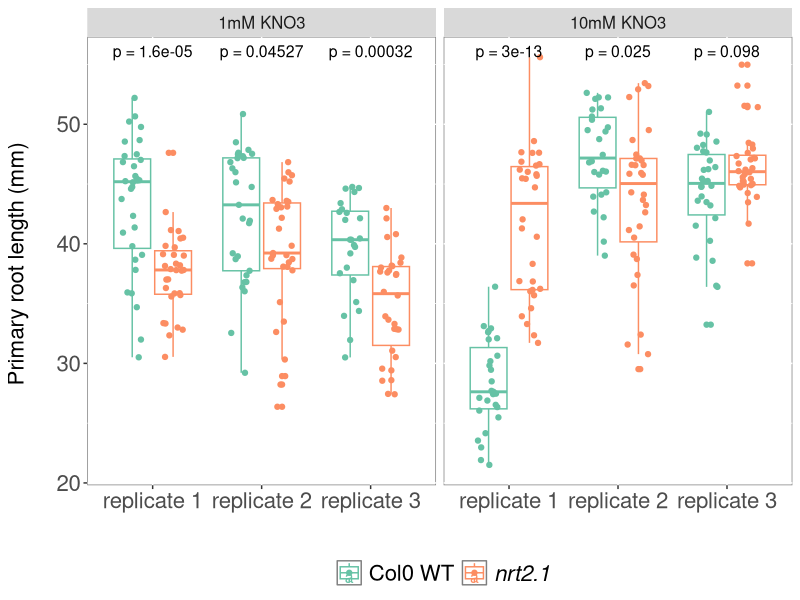
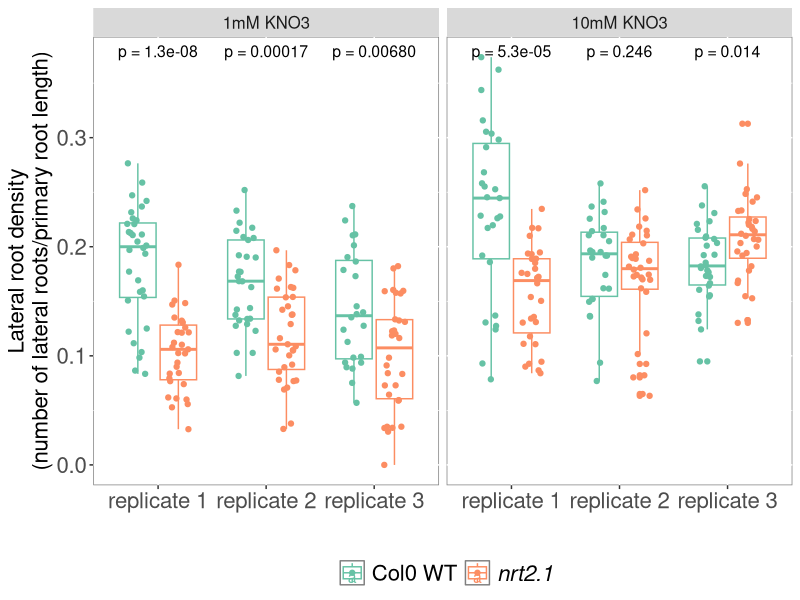
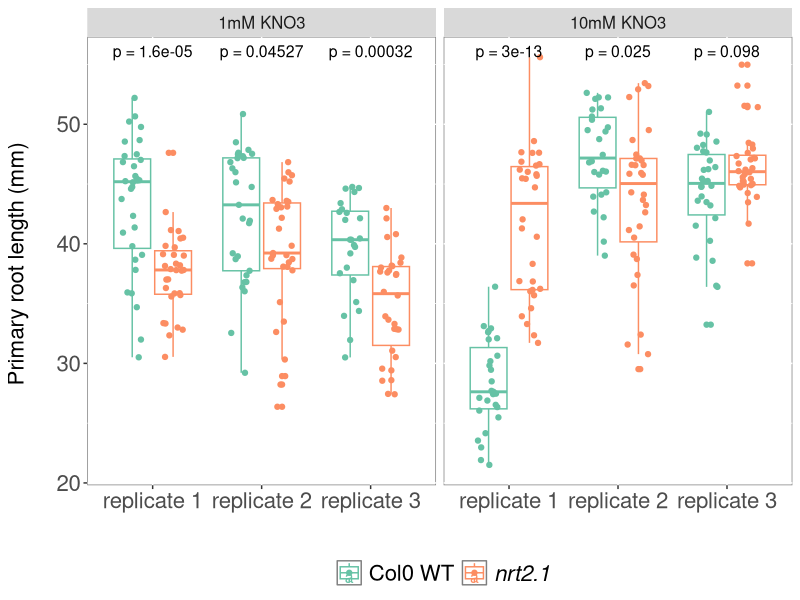
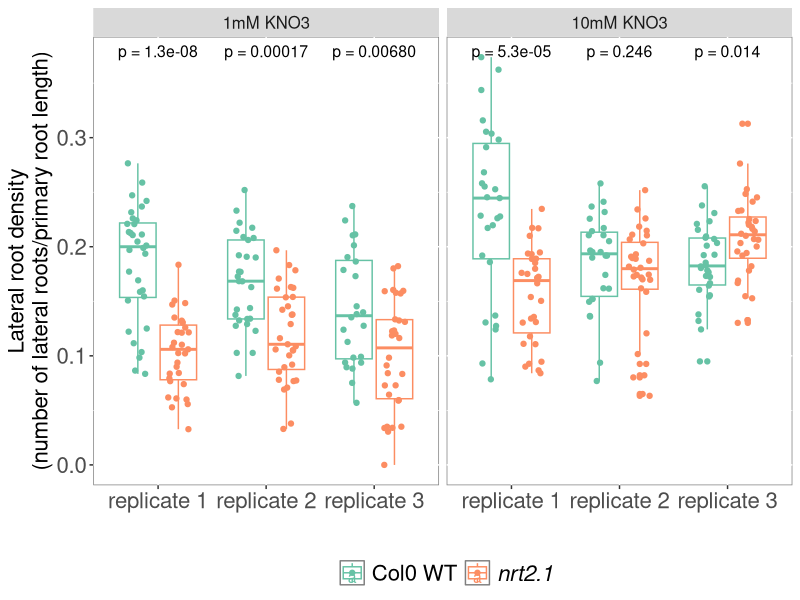

The R source for these figures, in order:
## ---- chunk 1
knitr::opts_chunk$set(echo = TRUE)
## ---- chunk 2
library(tidyverse)
library(ggpubr)
library(RColorBrewer)
## ---- chunk 3

SC67 <- read_tsv("SC67_WT_nrt21_1mM_10mM/SC67_root_measure.txt") %>% 
  mutate(root_length_mm=length_px/scale_px_mm,
         KNO3= factor(KNO3, levels=c("1mM", "10mM")),
         LRD=lateralRoots/root_length_mm) %>% 
  mutate(rep="replicate 1")


SC68 <- read_tsv("SC68_WT_nrt21_1mM_10mM/SC68_root_measurement.txt") %>% 
  mutate(root_length_mm=length_px/scale_px_mm,
         KNO3= factor(KNO3, levels=c("1mM", "10mM")),
         LRD=lateralRoots/root_length_mm) %>% 
  mutate(rep="replicate 2")


SC69 <- read_tsv("SC69_WT_nrt21_1mM_10mM/SC69_root_measurement.txt") %>% 
  mutate(root_length_mm=length_px/scale_px_mm,
         KNO3= factor(KNO3, levels=c("1mM", "10mM")),
         LRD=lateralRoots/root_length_mm) %>% 
  mutate(rep="replicate 3")


All_reps_WT_nrt21 <- bind_rows(SC67, SC68, SC69)

## ---- chunk 4

mutate(All_reps_WT_nrt21, KNO3 = paste(KNO3, "KNO3")) %>% 
  mutate(KNO3=factor(KNO3, levels=c("1mM KNO3", "10mM KNO3"))) %>% 
  ggplot( aes(x=rep, y=root_length_mm, col=genotype))+
  geom_boxplot() +
  geom_jitter(position = position_jitterdodge(jitter.width = 0.2, jitter.height = 0, dodge.width = 0.75)) +
  facet_wrap(~KNO3) +
  stat_compare_means(size=4, label="p.format", method="wilcox") +
  scale_color_brewer(palette="Set2", name="", labels=c("Col0_WT"="Col0 WT", "nrt2.1_KO"=expression(italic("nrt2.1")))) +
  ylab("Primary root length (mm) \n") +
  xlab("")+
  theme(legend.text=element_text(size=16),legend.title = element_text(size=16, face="bold"), 
        axis.text=element_text(size=16), axis.title=element_text(size=16),
        plot.title = element_text(size=20,face="bold"),strip.text.x = element_text(size = 12),
        panel.background = element_rect(fill = "white", colour = "grey50"), legend.position="bottom")

ggsave("Primary_root_length_WT_nrt21.jpg", height = 5.2, width=8)

## ---- chunk 5


  mutate(All_reps_WT_nrt21, KNO3 = paste(KNO3, "KNO3")) %>%
  mutate(KNO3=factor(KNO3, levels=c("1mM KNO3", "10mM KNO3"))) %>% 
  ggplot( aes(x=rep, y=LRD, col=genotype))+
  geom_boxplot() + 
  geom_jitter(position = position_jitterdodge(jitter.width = 0.2, jitter.height = 0, dodge.width = 0.75)) +
  facet_wrap(~KNO3) +
  stat_compare_means(size=4, label="p.format", method="wilcox") +
  scale_color_brewer(palette="Set2", name="", labels=c("Col0_WT"="Col0 WT", "nrt2.1_KO"=expression(italic("nrt2.1")))) +
  ylab("Lateral root density\n(number of lateral roots/primary root length)") +
  xlab("")+
  theme(legend.text=element_text(size=16),legend.title = element_text(size=16, face="bold"), 
        axis.text=element_text(size=16), axis.title=element_text(size=16),
        plot.title = element_text(size=20,face="bold"),strip.text.x = element_text(size = 12),
        panel.background = element_rect(fill = "white", colour = "grey50"), legend.position="bottom")



ggsave("Lateral_root_density_WT_nrt21.jpg", height = 5.2, width=8)




